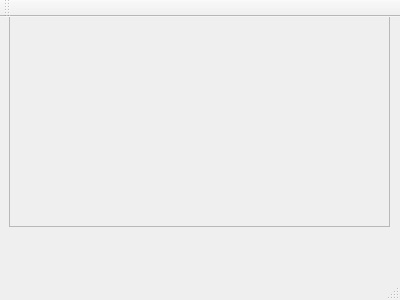
<?xml version="1.0" encoding="UTF-8"?>
<ui version="4.0">
 <class>MainWindow</class>
 <widget class="QMainWindow" name="MainWindow">
  <property name="geometry">
   <rect>
    <x>0</x>
    <y>0</y>
    <width>400</width>
    <height>300</height>
   </rect>
  </property>
  <property name="windowTitle">
   <string>MainWindow</string>
  </property>
  <widget class="QWidget" name="centralWidget">
   <widget class="QFrame" name="frame">
    <property name="geometry">
     <rect>
      <x>9</x>
      <y>-1</y>
      <width>381</width>
      <height>211</height>
     </rect>
    </property>
    <property name="frameShape">
     <enum>QFrame::StyledPanel</enum>
    </property>
    <property name="frameShadow">
     <enum>QFrame::Raised</enum>
    </property>
   </widget>
  </widget>
  <widget class="QMenuBar" name="menuBar">
   <property name="geometry">
    <rect>
     <x>0</x>
     <y>0</y>
     <width>400</width>
     <height>20</height>
    </rect>
   </property>
  </widget>
  <widget class="QToolBar" name="mainToolBar">
   <attribute name="toolBarArea">
    <enum>TopToolBarArea</enum>
   </attribute>
   <attribute name="toolBarBreak">
    <bool>false</bool>
   </attribute>
  </widget>
  <widget class="QStatusBar" name="statusBar"/>
 </widget>
 <layoutdefault spacing="6" margin="11"/>
 <resources/>
 <connections/>
</ui>
